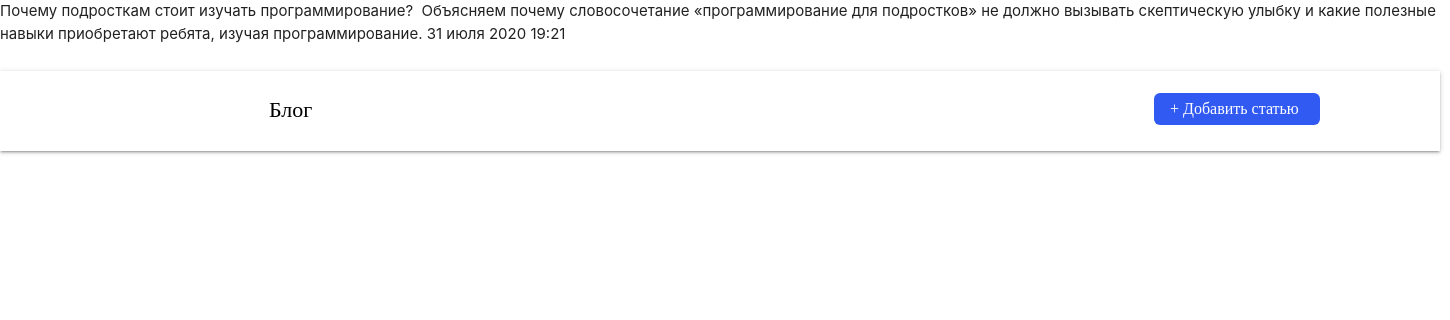
The page /13/ on the database its author committed.
### blog/models.py (models this page shows, shortened)
class Post(models.Model):
    title = models.CharField(max_length=256, db_index=True)
    image = models.ImageField(upload_to="images/")
    text = models.TextField(db_index=True)
    date_create = models.DateTimeField(auto_now_add=True)
    def get_absolute_url(self):
        return reverse('post_detail_url', kwargs={'pk': self.id})
    class Meta:
        ordering = ['-date_create']

### blog/views.py (the view)
# urls.py: path('<int:pk>/', PostView.as_view(), name='post_detail_url')
class PostView(DetailView):
    model = Post
    template_name = 'blog/post.html'
    context_object_name = 'post'

### blog/templates/blog/post.html (shortened to what this page needs)
{% extends 'blog/base.html' %}
{% block content %}
    <a href="{{post.get_absolute_url}}"></a>{{ post.title }}
    {{ post.text }}
    {{ post.date_create }}
{% endblock %}

### blog/static/css/styles.css (style rules this page uses)
body { position: relative; width: 1440px; height: 1970px; }

### rows shown on the page
Post: title "Почему подросткам стоит изучать программирование?", text "Объясняем почему словосочетание «программирование для подростков» не должно вызывать скептическую улыбку и какие полезные навыки приобретают ребята, изучая программирование.", date_create "31 июля 2020 19:21"
